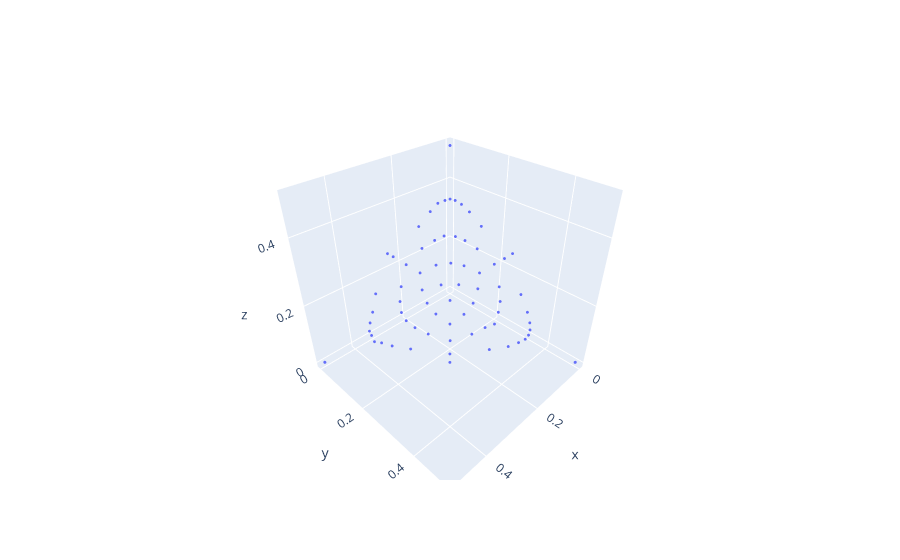

Write notebook code for a chart like this one.
### Markdown cell above
To visualize the new results, we create another plot with the objective values.

### Code cell
objectives = evolver.population.objectives
fig3 = go.Figure(data=go.Scatter3d(x=objectives[:,0],
                                   y=objectives[:,1],
                                   z=objectives[:,2],
                                   mode="markers",
                                   marker_size=1))
fig3
